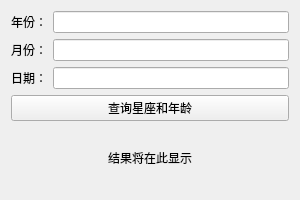
<?xml version="1.0" encoding="UTF-8"?>
<ui version="4.0">
 <class>BirthdayAstroWidget</class>
 <widget class="QWidget" name="BirthdayAstroWidget">
  <property name="geometry">
   <rect>
    <x>0</x>
    <y>0</y>
    <width>300</width>
    <height>200</height>
   </rect>
  </property>
  <property name="windowTitle">
   <string>星座查询器</string>
  </property>
  <layout class="QVBoxLayout" name="verticalLayout">
   <item>
    <layout class="QFormLayout" name="formLayout">
     <item row="0" column="0">
      <widget class="QLabel" name="label_year">
       <property name="text">
        <string>年份：</string>
       </property>
      </widget>
     </item>
     <item row="0" column="1">
      <widget class="QLineEdit" name="yearEdit"/>
     </item>
     <item row="1" column="0">
      <widget class="QLabel" name="label_month">
       <property name="text">
        <string>月份：</string>
       </property>
      </widget>
     </item>
     <item row="1" column="1">
      <widget class="QLineEdit" name="monthEdit"/>
     </item>
     <item row="2" column="0">
      <widget class="QLabel" name="label_day">
       <property name="text">
        <string>日期：</string>
       </property>
      </widget>
     </item>
     <item row="2" column="1">
      <widget class="QLineEdit" name="dayEdit"/>
     </item>
    </layout>
   </item>
   <item>
    <widget class="QPushButton" name="queryButton">
     <property name="text">
      <string>查询星座和年龄</string>
     </property>
    </widget>
   </item>
   <item>
    <widget class="QLabel" name="resultLabel">
     <property name="text">
      <string>结果将在此显示</string>
     </property>
     <property name="alignment">
      <set>Qt::AlignCenter</set>
     </property>
     <property name="wordWrap">
      <bool>true</bool>
     </property>
    </widget>
   </item>
  </layout>
 </widget>
 <resources/>
 <connections/>
</ui>
